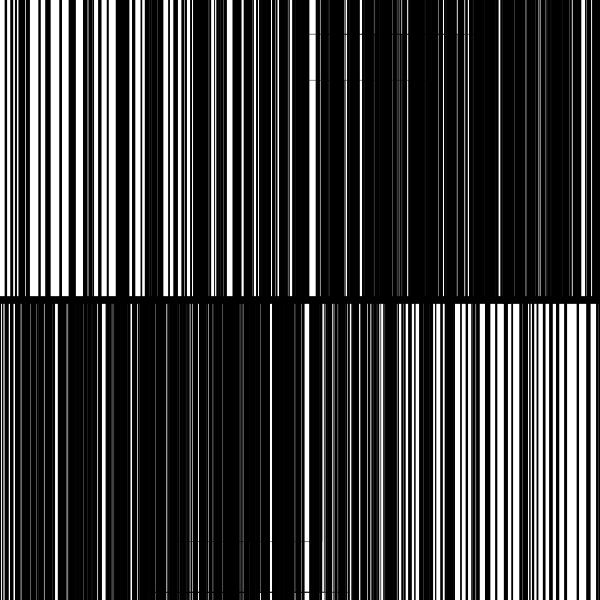
Frame 1 (no input)
Frame 60 (no input): identical to frame 1, image omitted
Frame 120 (the mouse pressed at the canvas centre since frame 60): identical to frame 1, image omitted

The p5.js sketch that drew this single still picture (run headless with seeded random() and noise() and a simulated clock; from frame 60 on, the mouse is pressed at the canvas centre):

// p5.js sketch
// ── sketch.js

// Point = P, Rectangle = R, line = F, Line*4 = D
// You can play around with length, angle, strokeweight, colors,...

let premise = 'R';
  let rules = {
    R: '+>+R[RRRRR]',
    
  }
let bigRule;


let length = 50;
let angle = 90;

function setup() {
  createCanvas(600, 600);
  angleMode(DEGREES);
  bigRule = resolveRules(premise, rules, 3);
  print(bigRule);
  
}

function draw() {
  background('white');
  stroke('black');
  strokeWeight(1);
  noFill();
  translate(width / 2, height / 2);
  rotate(-90);
  scale(0.3);

  drawShape(bigRule);
   // angle += 1;
  // length += 0.1;
}

function resolveRules(startRule, rules, depth) {
  let endRule = '';
  for (let currentLetter of startRule) {
    if (currentLetter in rules) {
      endRule += rules[currentLetter];
    } else {
      endRule += currentLetter;
    }
  }
  if (depth >= 1) {
    endRule = resolveRules(endRule, rules, depth - 1);
  }
  return endRule;
}


function drawShape(rule)  {
  for (let c of rule) {
    if (c === 'F') {
      line(0, 0, length, 0);
      translate(length, 0);
    } else if (c === 'R') {
      rect(0, 0, length*10, length);
      translate(0, length);
    } else if (c === 'P') {
      point(0, 0);
      translate(length/2, 0);
    } else if (c === 'D') {
      line(0, 0, length * 4, 0);
      translate(length, 0);
    } else if (c === 'f') {
      translate(0, length, 0);
    } else if (c === '+') {
      rotate(angle);
    } else if (c === '-') {
      rotate(-angle);
    } else if (c === '[') {
      push();
    } else if (c === ']') {
      pop();
    } else if (c === '>') {
      scale(1.1);
    } else if (c === '<') {
      scale(0.8);
   
    }
  }
}
